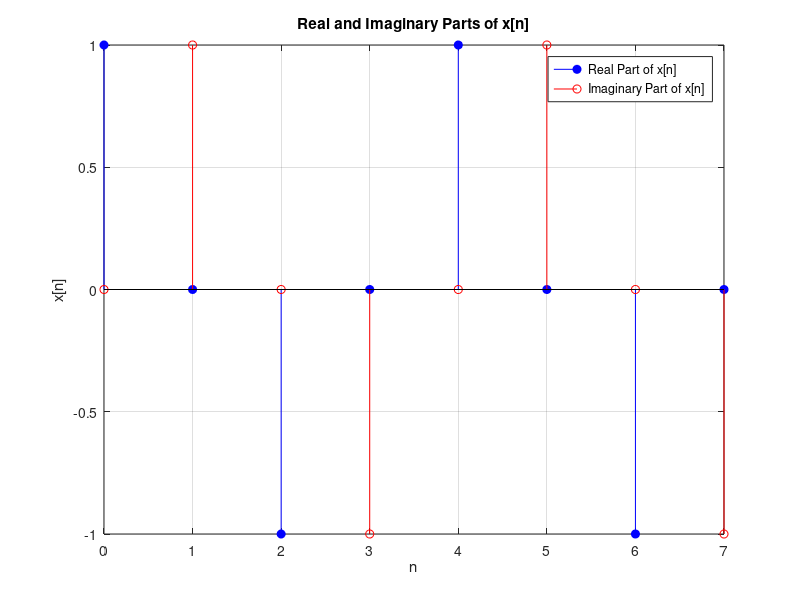
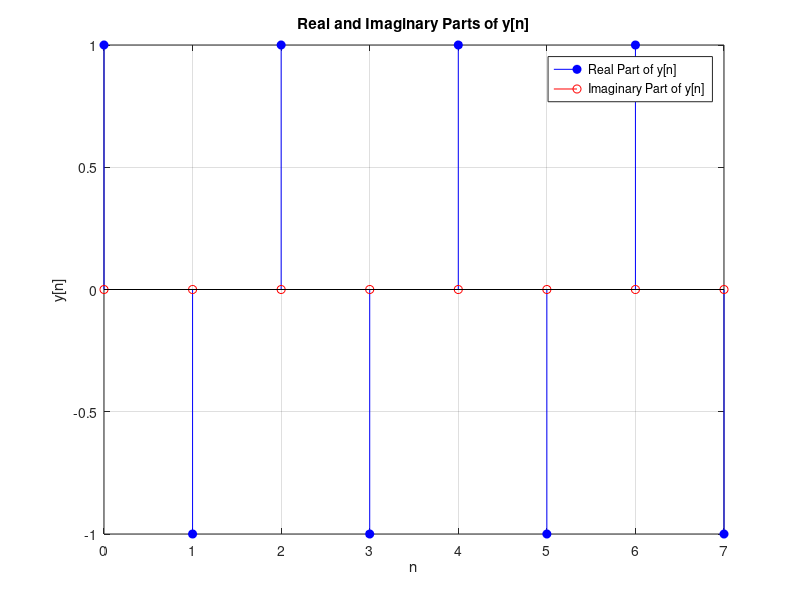

MATLAB code to generate these figures, in order:
close all
clear
clc

N = 8;
n = 0:N-1;

%% x[n]
x_n = exp(1j * (4 * pi * n / N));

x_real = real(x_n);
x_imag = imag(x_n);

% plot real and imaginary parts of x[n] using stem
figure;
stem(n, x_real, 'b', 'filled', 'DisplayName', 'Real Part of x[n]');
hold on;
stem(n, x_imag, 'r', 'DisplayName', 'Imaginary Part of x[n]');
hold off;
title('Real and Imaginary Parts of x[n]');
xlabel('n');
ylabel('x[n]');
legend('show');
grid on;

E_x = sum(abs(x_n).^2); % energy of x[n]
P_x = E_x / length(n); % power of x[n]

fprintf('Energy of x[n]: %.4f\n', E_x);
fprintf('Power of x[n]: %.4f\n', P_x);

%% y[n]
y_n = exp(1j * (8 * pi * n / N));

y_real = real(y_n);
y_imag = imag(y_n);

% plot real and imaginary parts of y[n] using stem
figure;
stem(n, y_real, 'b', 'filled', 'DisplayName', 'Real Part of y[n]');
hold on;
stem(n, y_imag, 'r', 'DisplayName', 'Imaginary Part of y[n]');
hold off;
title('Real and Imaginary Parts of y[n]');
xlabel('n');
ylabel('y[n]');
legend('show');
grid on;

E_y = sum(abs(y_n).^2); % energy of y[n]
P_y = E_y / length(n); % power of y[n]

fprintf('Energy of y[n]: %.4f\n', E_y);
fprintf('Power of y[n]: %.4f\n', P_y);